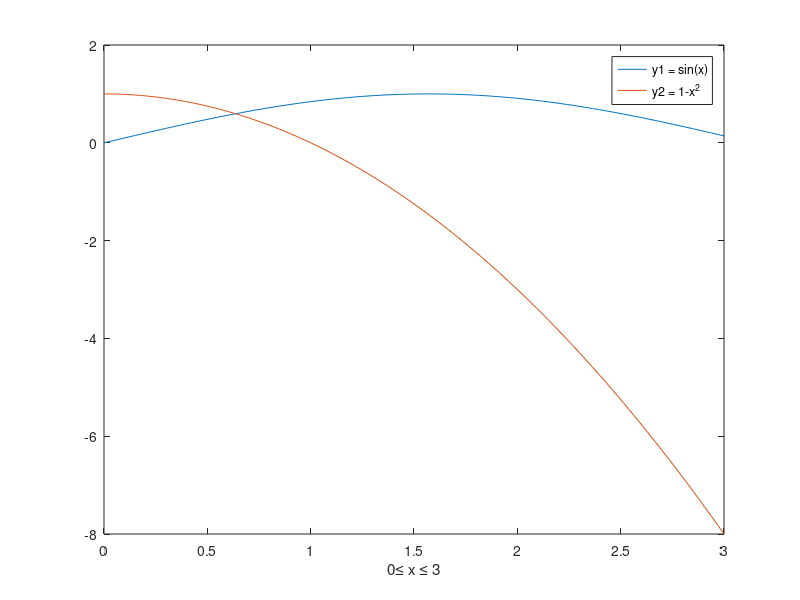

Write MATLAB code to recreate this figure.
% Plot the functions sinx, 1-x^2

% define function and domain
x = linspace(0,3);
y1 = sin(x);
y2 = 1-x.^2;

% plot y from [-10,10]
plot(x,y1, x,y2);

% add information
xlabel('0\leq x \leq 3');
legend('y1 = sin(x)','y2 = 1-x^{2}','Location','northeast');